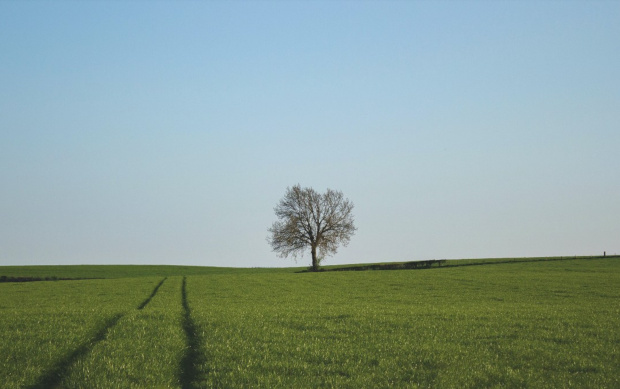
#> input picture imagens/paisagem01.jpg, 620 x 389 px, found by its file name
$ jupyter execute 'Técnicas_classicas_1.ipynb'
#> lines starting #> are read from the running program, lines starting #| are printed output that depends on the picture; after the words box and inside, x2 and y2 are one past the last pixel; in counts of white or black regions, pixels touching at a corner belong together
[cell 1]
#importação das bibliotecas
import cv2
import numpy as np
from matplotlib import pyplot as plt

# Segmentação baseada em Limiarização(Threshold)

## Tipos de Limiarização
_, thresh -> o valor do tracinho atras da variavel thresh, é o valor da limiar

[cell 2]
def mostrar(imagem):
    fig = plt.gcf()
    fig.set_size_inches(18,6)
    plt.imshow(imagem, cmap='gray')
    plt.axis('off')
    plt.show()

[cell 3]
img = cv2.imread('imagens\paisagem01.jpg')
#> img is the input picture: shape (389, 620, 3); mean B, G, R 153.1, 159.6, 138.4
plt.imshow(img)

[cell 4]
gray = cv2.cvtColor(img, cv2.COLOR_RGB2GRAY)
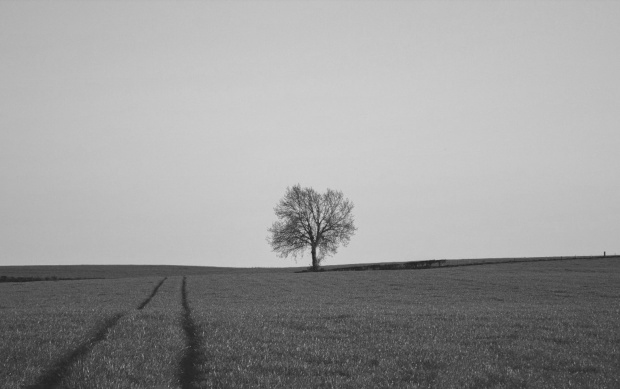
#> gray: shape (389, 620); min 33, max 210, mean 155.2
plt.imshow(gray)

[cell 5]
plt.imshow(gray, cmap='gray')

[cell 6]
limiar = 180 # valor < 180 = 0 e valor >= 180 = 255

[cell 7]
val, thresh = cv2.threshold(gray, limiar, 255, cv2.THRESH_BINARY)
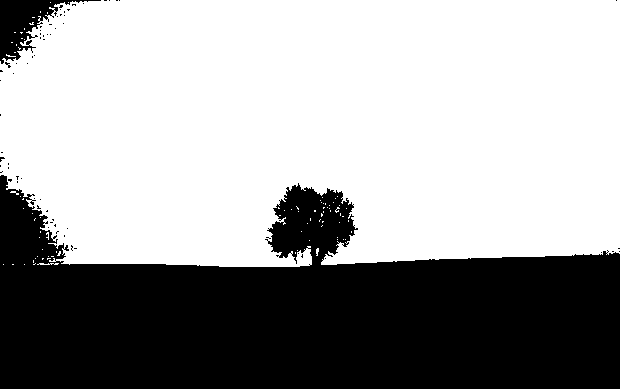
#> thresh: shape (389, 620); 63% white; 67 black regions (65 under 20 px), largest, box (x1, y1, x2, y2) and area: (0, 175, 620, 389) 86727, (0, 0, 101, 64) 2256
#> val = 180

[cell 8]
#Valor da limiarização
print(f'O valor da limiariazação é {val}')
#| O valor da limiariazação é 180.0

[cell 9]
#Imagem limiarizada
thresh

[cell 10]
# Mostrar matriz completa
np.set_printoptions(threshold=np.inf)

[cell 11]
#Imagem limiarizada
thresh

[cell 12]
# Mostrar matriz padrão
np.set_printoptions(threshold=1000)

[cell 13]
plt.imshow(thresh, cmap='gray')

[cell 14]
_, thresh = cv2.threshold(gray, limiar, 255, cv2.THRESH_BINARY)
mostrar(thresh)

O comando:

```python
_, thresh = cv2.threshold(gray, limiar, 255, cv2.THRESH_BINARY)
```

é usado para aplicar uma **binarização** à imagem `gray` com um valor de limiar definido por você. Vamos detalhar cada parte:

---

### Detalhamento dos Argumentos:

1. **`gray`**:
   - A imagem de entrada em escala de cinza que você deseja binarizar.

2. **`limiar`**:
   - O valor do limiar (threshold). Qualquer pixel com valor maior ou igual a este será ajustado para 255 (branco), e os demais serão ajustados para 0 (preto).

3. **`255`**:
   - O valor máximo a ser atribuído aos pixels que atendem à condição de limiar (neste caso, 255).

4. **`cv2.THRESH_BINARY`**:
   - Especifica o tipo de binarização:
     - Pixels maiores ou iguais ao valor do limiar, ou seja 180, são ajustados para o valor máximo (255).
     - Pixels menores que o valor do limiar são ajustados para 0.

---

### O Que o Comando Retorna?

1. **`_` (Descarte do valor)**:
   - O primeiro valor retornado pela função é o limiar usado. Ele não é necessário aqui porque você já passou o valor explicitamente (em `limiar`), então é descartado usando o **underscore** `_`.

2. **`thresh`**:
   - A imagem resultante após a binarização, onde os pixels foram ajustados para 0 ou 255 de acordo com o limiar.

---

### O Que Você Verá:
- **Regiões Brancas (255)**: Pixels cuja intensidade foi maior ou igual a `limiar` (127 no exemplo).
- **Regiões Pretas (0)**: Pixels cuja intensidade foi menor que `limiar`.

---

[cell 15]
_, thresh = cv2.threshold(gray, limiar, 255, cv2.THRESH_BINARY_INV)
mostrar(thresh)

O comando:

```python
_, thresh = cv2.threshold(gray, limiar, 255, cv2.THRESH_BINARY_INV)
```

é uma variação do processo de binarização, mas com a **lógica invertida**. Vamos entender cada parte.

---

### Diferença de **`cv2.THRESH_BINARY_INV`**:
- Este método funciona de forma semelhante ao **`cv2.THRESH_BINARY`**, mas **inverte os valores**:
  - Pixels **maiores ou iguais** ao limiar são ajustados para 0 (preto).
  - Pixels **menores** que o limiar são ajustados para 255 (branco).

---

### Argumentos do Comando:

1. **`gray`**:
   - A imagem de entrada em escala de cinza que será binarizada.

2. **`limiar`**:
   - O valor do limiar para separar os pixels.

3. **`255`**:
   - O valor máximo atribuído aos pixels que atendem à condição inversa do limiar.

4. **`cv2.THRESH_BINARY_INV`**:
   - O tipo de binarização que inverte os resultados do método **`cv2.THRESH_BINARY`**.

---

### Retorno:

1. **`_`**:
   - O limiar usado (não necessário nesse caso, pois já passamos explicitamente).

2. **`thresh`**:
   - A imagem binarizada, onde os valores foram invertidos:
     - Regiões que seriam **brancas** no método **`THRESH_BINARY`** agora são **pretas**.
     - Regiões que seriam **pretas** no método **`THRESH_BINARY`** agora são **brancas**.

---

### Resultado:
- **Regiões Pretas (0)**: Pixels com intensidade maior ou igual ao limiar (180 no exemplo).
- **Regiões Brancas (255)**: Pixels com intensidade menor que o limiar.

---

### Quando Usar `THRESH_BINARY_INV`?
- **Mascaras**: É útil para criar máscaras invertidas.
- **Pré-processamento**: Quando você precisa que o fundo seja branco e o objeto seja preto (ou vice-versa) em tarefas como segmentação ou detecção de bordas.

[cell 16]
_, thresh = cv2.threshold(gray, limiar, 255, cv2.THRESH_TRUNC)
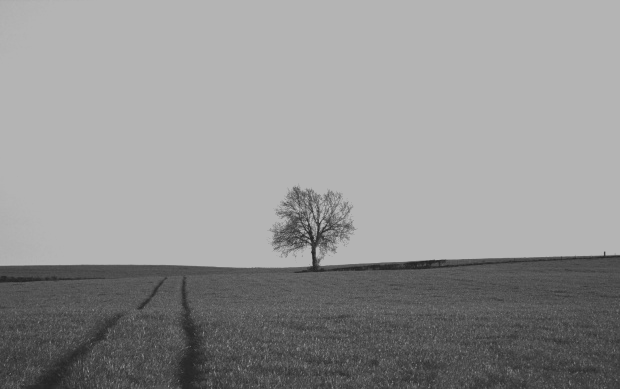
#> thresh: shape (389, 620); min 33, max 180, mean 146.1
mostrar(thresh)

O comando:

```python
_, thresh = cv2.threshold(gray, limiar, 255, cv2.THRESH_TRUNC)
```

aplica a técnica de limiarização **truncada** à imagem em escala de cinza (`gray`). Este método funciona de forma diferente dos métodos binários. Vamos entender em detalhes.

---

### Como funciona o **`cv2.THRESH_TRUNC`**:
- **Pixels maiores ou iguais** ao limiar são ajustados para o valor do limiar.
- **Pixels menores** que o limiar permanecem inalterados.

---

### Argumentos:

1. **`gray`**:
   - A imagem de entrada em escala de cinza.

2. **`limiar`**:
   - O valor do limiar que define o ponto de corte para truncar os valores dos pixels.

3. **`255`**:
   - O valor máximo não é utilizado nesse método, mas é necessário passar algo (pode ser 255).

4. **`cv2.THRESH_TRUNC`**:
   - Especifica que a limiarização será truncada.

---

### Retorno:

1. **`_`**:
   - O valor do limiar utilizado (não usado diretamente aqui, já que foi passado explicitamente).

2. **`thresh`**:
   - A imagem resultante após a aplicação do limiar truncado:
     - Para pixels com valor **maior ou igual ao limiar**, o valor é truncado para o limiar.
     - Para pixels com valor **menor que o limiar**, o valor permanece inalterado.

---

### Resultado:
- **Pixels com valores >= `limiar`**:
  - Ajustados para exatamente o valor do limiar (`180` no exemplo).
- **Pixels com valores < `limiar`**:
  - Permanecem com os valores originais.

---

### Quando Usar `THRESH_TRUNC`?

- **Preservar informações**: Quando você precisa reduzir valores de pixel altos (acima do limiar), mas deseja preservar os valores abaixo do limiar.
- **Pré-processamento**: Pode ser útil em detecção de bordas ou segmentação quando você quer destacar áreas de intensidade menor.

[cell 17]
_, thresh = cv2.threshold(gray, limiar, 255, cv2.THRESH_TOZERO)
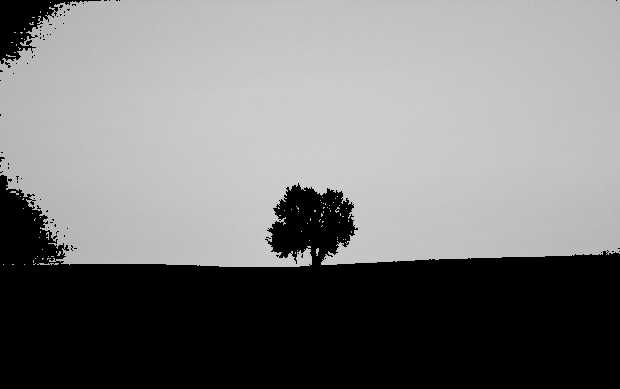
#> thresh: shape (389, 620); min 0, max 210, mean 122.6
mostrar(thresh)

O comando:

```python
_, thresh = cv2.threshold(gray, limiar, 255, cv2.THRESH_TOZERO)
```

aplica o método de limiarização **"TOZERO"**. Este método funciona de maneira diferente das binarizações comuns, pois mantém os valores dos pixels abaixo do limiar e ajusta os valores acima do limiar.

---

### Como funciona o **`cv2.THRESH_TOZERO`**:
- **Pixels com valores maiores ou iguais ao limiar**: Permanecem inalterados.
- **Pixels com valores menores que o limiar**: São ajustados para 0.

---

### Argumentos:

1. **`gray`**:
   - A imagem de entrada em escala de cinza.

2. **`limiar`**:
   - O valor do limiar usado como ponto de corte para zerar os valores dos pixels.

3. **`255`**:
   - Valor máximo, mas não é diretamente utilizado nesse método (é necessário para a assinatura da função).

4. **`cv2.THRESH_TOZERO`**:
   - Especifica que os valores abaixo do limiar serão zerados e os valores acima do limiar permanecerão inalterados.

---

### Retorno:

1. **`_`**:
   - O valor do limiar utilizado (não usado diretamente neste exemplo, pois você já passou o valor explicitamente).

2. **`thresh`**:
   - A imagem resultante após a aplicação do limiar TOZERO:
     - Valores de pixel **maiores ou iguais ao limiar** permanecem inalterados.
     - Valores de pixel **menores que o limiar** são ajustados para **0**.

---

### Resultado:
- **Pixels com valores >= `limiar`**:
  - Permanecem com os valores originais.
- **Pixels com valores < `limiar`**:
  - São ajustados para **0** (preto).

---

### Quando Usar `THRESH_TOZERO`?

- **Segmentação seletiva**:
  - Útil quando você quer destacar regiões de interesse acima de um determinado valor e ignorar outras.
- **Pré-processamento**:
  - Pode ser usado em tarefas de segmentação ou preparação de máscaras para outras operações.

[cell 18]
_, thresh = cv2.threshold(gray, limiar, 255, cv2.THRESH_TOZERO_INV)
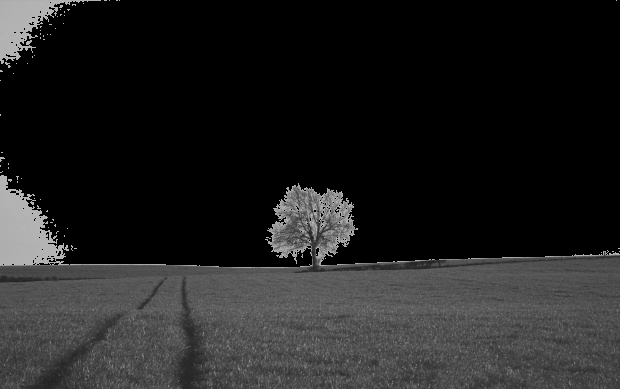
#> thresh: shape (389, 620); min 0, max 180, mean 32.6
mostrar(thresh)

O comando:

```python
_, thresh = cv2.threshold(gray, limiar, 255, cv2.THRESH_TOZERO_INV)
```

aplica a técnica de limiarização **"TOZERO_INV"**. Este método é uma variação do **`cv2.THRESH_TOZERO`**, mas com a lógica invertida.

---

### Como funciona o **`cv2.THRESH_TOZERO_INV`**:
- **Pixels com valores menores que o limiar**: Permanecem inalterados.
- **Pixels com valores maiores ou iguais ao limiar**: São ajustados para **0**.

---

### Argumentos:

1. **`gray`**:
   - A imagem de entrada em escala de cinza.

2. **`limiar`**:
   - O valor do limiar usado como ponto de corte.

3. **`255`**:
   - O valor máximo (não é diretamente utilizado neste método, mas deve ser especificado).

4. **`cv2.THRESH_TOZERO_INV`**:
   - Especifica que os valores acima ou iguais ao limiar serão ajustados para 0, enquanto os valores abaixo permanecem inalterados.

---

### Retorno:

1. **`_`**:
   - O valor do limiar utilizado (não usado diretamente aqui).

2. **`thresh`**:
   - A imagem resultante após a aplicação do limiar TOZERO_INV:
     - Valores de pixel **menores que o limiar** permanecem inalterados.
     - Valores de pixel **maiores ou iguais ao limiar** são ajustados para **0**.

---

### Resultado:
- **Pixels com valores < `limiar`**:
  - Permanecem com os valores originais.
- **Pixels com valores >= `limiar`**:
  - São ajustados para **0** (preto).

---

### Quando Usar `THRESH_TOZERO_INV`?

- **Segmentação seletiva**:
  - Útil quando você quer destacar regiões de interesse abaixo de um valor específico e ignorar as outras.
- **Máscaras para processamentos específicos**:
  - Quando é necessário preservar apenas os valores abaixo de um limiar.

# Salvando o resultado em um arquivo de imagem

[cell 19]
cv2.imwrite('resultado_threshold_01.jpg',thresh)
#> Out = True

$ run again, with imagens/paisagem02.jpg copied over imagens/paisagem01.jpg
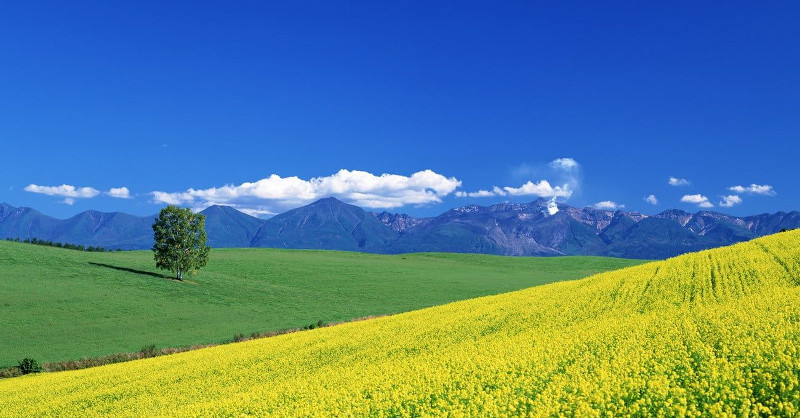
#> input picture imagens/paisagem02.jpg, 800 x 418 px, found by its file name
#> img is the input picture: shape (418, 800, 3); mean B, G, R 140.9, 130.2, 89.1
#> `val, thresh = cv2.threshold(gray, limiar, 255, cv2.THRESH_BINARY)`:
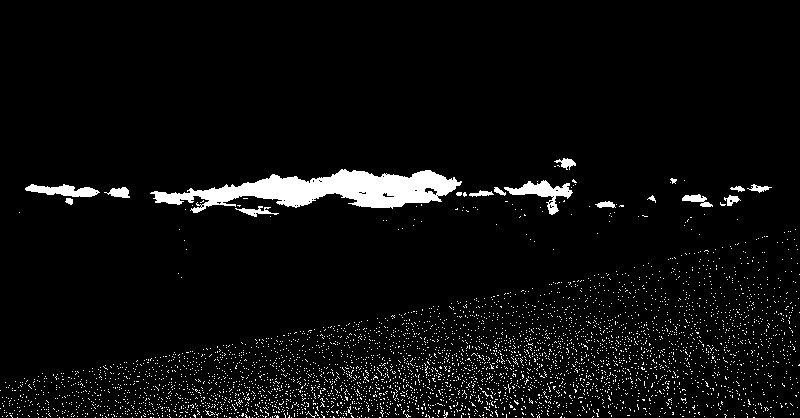
#> thresh: shape (418, 800); 4.8% white; 4247 white regions (4230 under 20 px), largest, box (x1, y1, x2, y2) and area: (150, 169, 462, 213) 6566, (504, 180, 573, 215) 781, (25, 184, 100, 197) 577
#> val = 180
#| O valor da limiariazação é 180.0
#> `_, thresh = cv2.threshold(gray, limiar, 255, cv2.THRESH_TOZERO_INV)`:
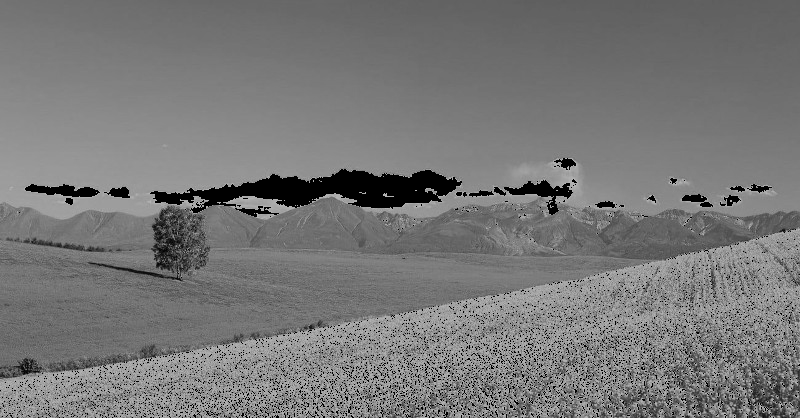
#> thresh: shape (418, 800); min 0, max 180, mean 118.9
#> Out = True

$ run again, with imagens/paisagem03.jpg copied over imagens/paisagem01.jpg
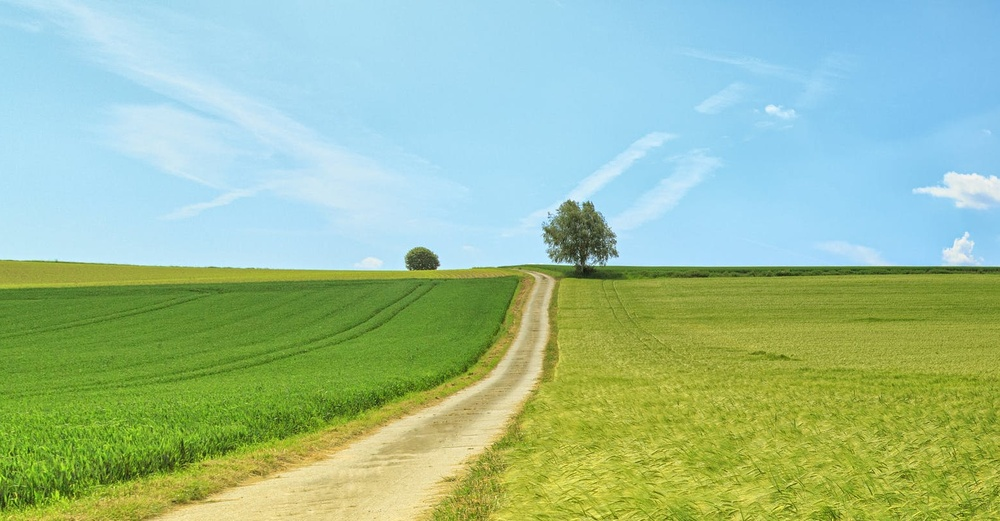
#> input picture imagens/paisagem03.jpg, 1000 x 521 px, shrunk from 1550 x 808 before the run, found by its file name
#> img is the input picture: shape (521, 1000, 3); mean B, G, R 152.6, 190.1, 155.7
#> `val, thresh = cv2.threshold(gray, limiar, 255, cv2.THRESH_BINARY)`:
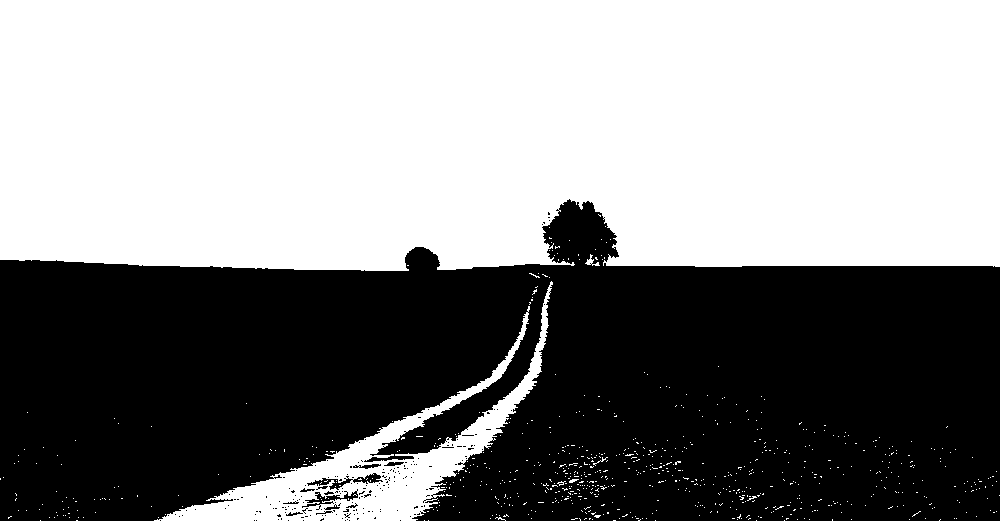
#> thresh: shape (521, 1000); 53.9% white; 203 black regions (190 under 20 px), largest, box (x1, y1, x2, y2) and area: (0, 199, 1000, 521) 238879, (307, 473, 383, 490) 364, (302, 489, 358, 510) 292
#> val = 180
#| O valor da limiariazação é 180.0
#> `_, thresh = cv2.threshold(gray, limiar, 255, cv2.THRESH_TOZERO_INV)`:
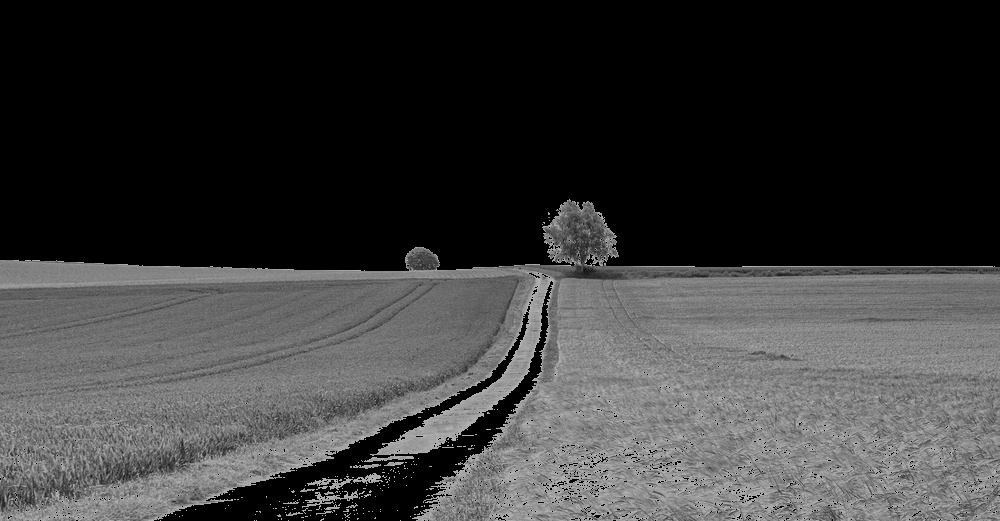
#> thresh: shape (521, 1000); min 0, max 180, mean 57.5
#> Out = True
